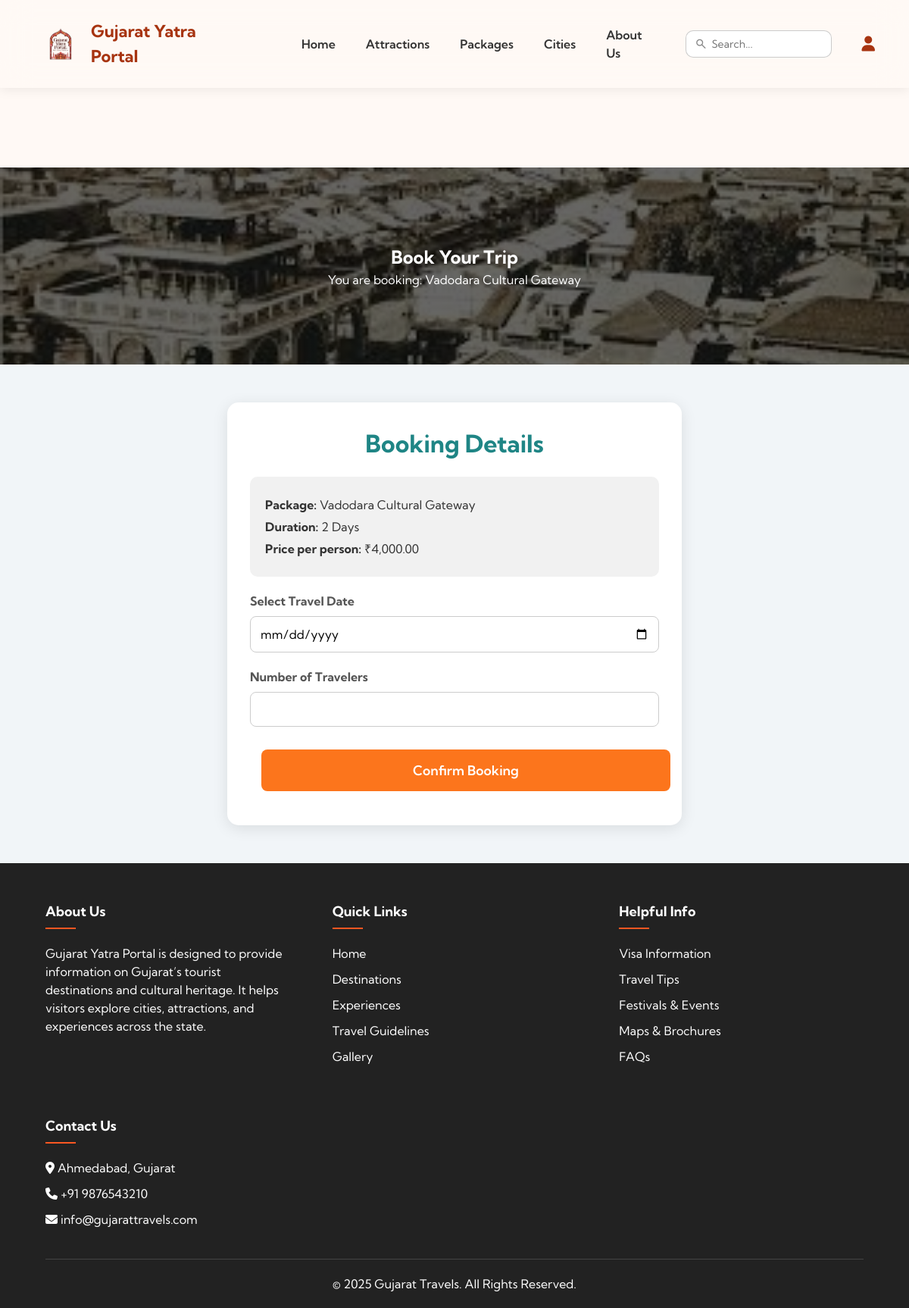
Screenshot of /booking.php?package_id=2 (signed in) with the database file from the repository.
### tables this page shows
CREATE TABLE `packages` (
  `package_id` int(11) NOT NULL,
  `name` varchar(255) NOT NULL,
  `description` text DEFAULT NULL,
  `price` decimal(10,2) NOT NULL,
  `duration_days` int(11) DEFAULT NULL,
  `inclusions` text DEFAULT NULL,
  `city_id` int(11) DEFAULT NULL,
  `image_url` varchar(255) DEFAULT NULL,
  `itinerary` text DEFAULT NULL,
  `ideal_for` varchar(255) DEFAULT NULL
);

### booking.php (the view, shortened to what this page needs)
<?php
include('includes/db_connect.php');
include('header.php');
$booking_success = false;
$total_amount_display = 0;
$package_id = intval($_GET['package_id']);
$package_sql = "SELECT * FROM packages WHERE package_id = ?";
$stmt_package = mysqli_prepare($conn, $package_sql);
mysqli_stmt_bind_param($stmt_package, "i", $package_id);
mysqli_stmt_execute($stmt_package);
$package_result = mysqli_stmt_get_result($stmt_package);
$package = mysqli_fetch_assoc($package_result);
?>
<!DOCTYPE html>
<html lang="en">
<head>
    <link rel="stylesheet" href="assets/css/style.css">
    <link rel="stylesheet" href="https://cdnjs.cloudflare.com/ajax/libs/font-awesome/6.4.0/css/all.min.css">
</head>
<body>
    <section class="booking-hero">
        <div class="container">
            <h1>Book Your Trip</h1>
            <p>You are booking: <?php echo htmlspecialchars($package['name']); ?></p>
        </div>
    </section>
    <section class="booking-form-section">
        <div class="booking-form-container">
            <h2>Booking Details</h2>
            <?php if ($booking_success): ?>
                <div class="alert alert-success">
                    Booking successful! Your booking ID is: **<?php echo mysqli_insert_id($conn); ?>**.
                    <br>Total Amount: **₹<?php echo number_format($total_amount_display, 2); ?>**.
                    <br>We will contact you soon.
                </div>
            <?php else: ?>
                <div class="package-summary">
                    <p><strong>Package:</strong> <?php echo htmlspecialchars($package['name']); ?></p>
                    <p><strong>Duration:</strong> <?php echo htmlspecialchars($package['duration_days']); ?> Days</p>
                    <p><strong>Price per person:</strong> ₹<?php echo number_format($package['price'], 2); ?></p>
                </div>
                <form method="POST" action="">
                    <div class="form-group">
                        <label for="travel_date">Select Travel Date</label>
                        <input type="date" id="travel_date" name="travel_date" required min="<?php echo date('Y-m-d'); ?>">
                    </div>
                    <div class="form-group">
                        <label for="number_of_travelers">Number of Travelers</label>
                        <input type="number" id="number_of_travelers" name="number_of_travelers" required min="1">
                    </div>
                    <button type="submit" class="btn">Confirm Booking</button>
                </form>
            <?php endif; ?>
        </div>
    </section>
    <?php include "includes/footer.php"; ?>
</body>
</html>

### assets/css/style.css (style rules this page uses)
* { margin: 0; padding: 0; box-sizing: border-box; font-family: 'Kumbh Sans', sans-serif; }
body { color: #333; line-height: 1.5; background-color: var(--body); }
.container { width: 90%; max-width: 1200px; margin: 0 auto; }
:root { --orange: #FC751C; --darkblue: #E55D09; --lightorange: #FF9E36; --background: #ffefe78e; --body: #fff9f5; --green: #079844; --yellow: #F3CF31; --red: #F62F32; --glass: #ffe6dda2; }
.btn { display: inline-block; padding: 10px 100px; background: var(--orange); color: white; border-radius: 50px; text-decoration: none; font-weight: 600; transition: all 0.3s; border: 2px solid transparent; cursor: pointer; margin: 10px 15px; margin-bottom: 15px; }

### rows the page displays
packages: name "Vadodara Cultural Gateway", duration_days "2", price "4,000.00"
